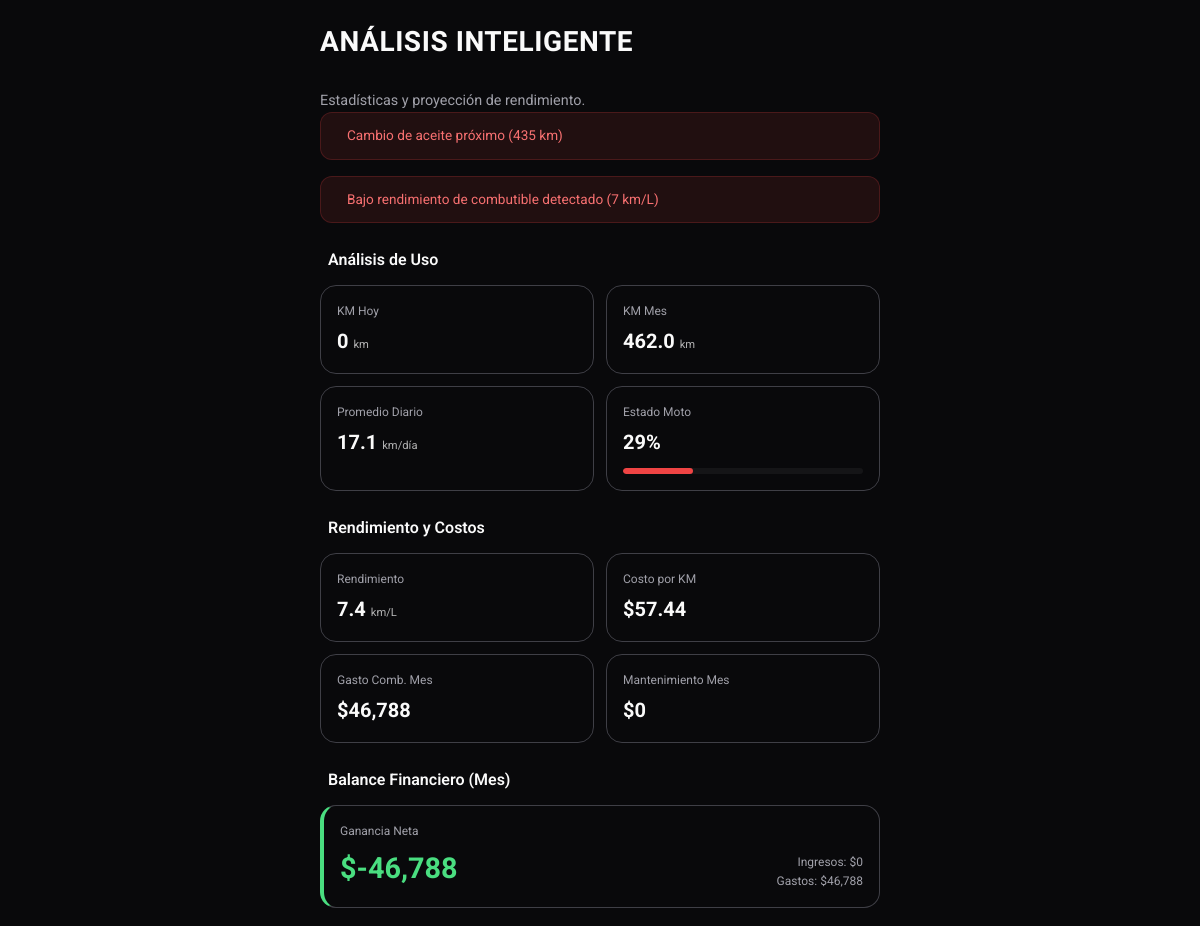
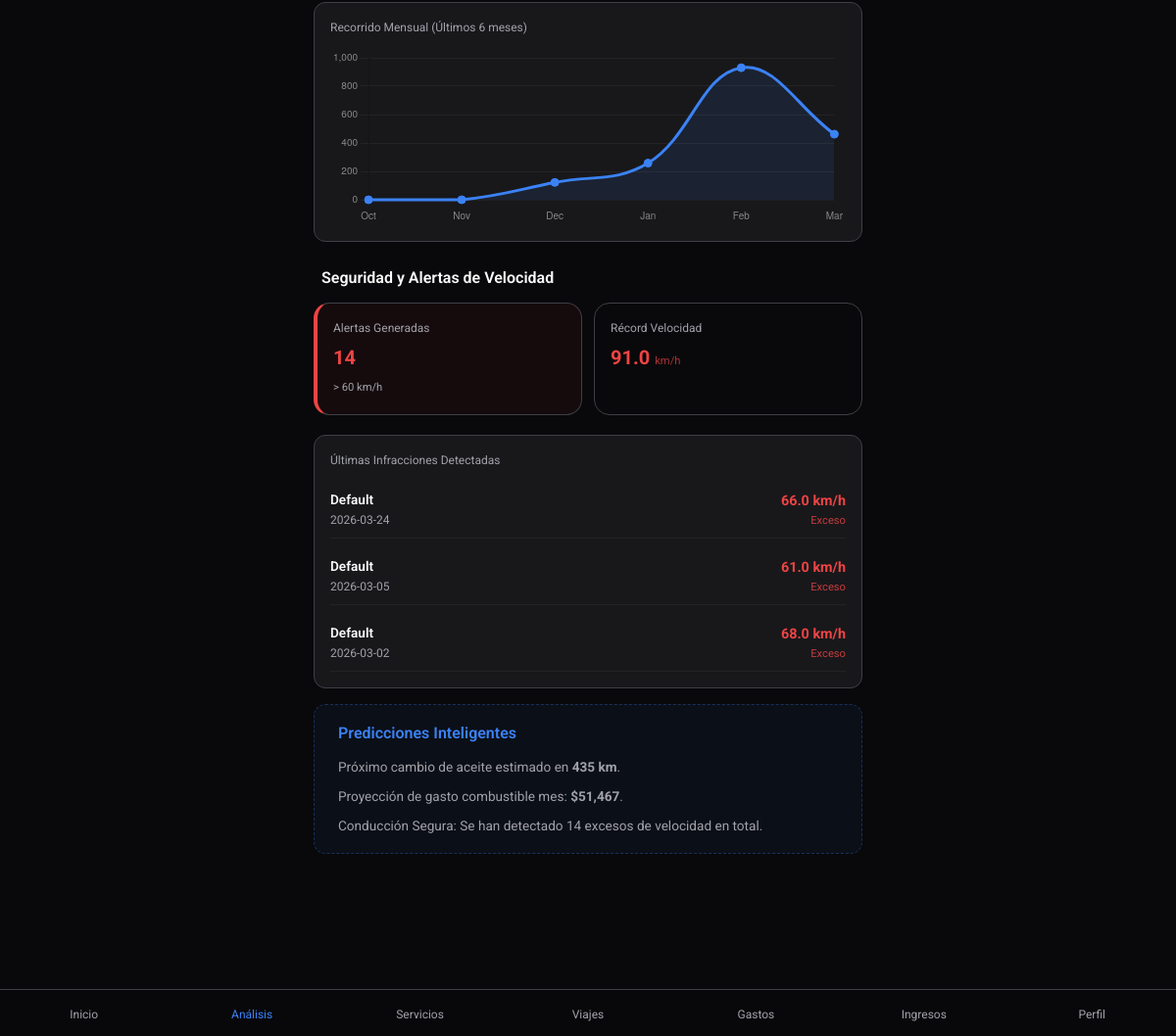
The app's page /analytics with its own data (2 pictures, top to bottom).
### tables this page shows
CREATE TABLE trips (
                id TEXT PRIMARY KEY,
                motorcycle_id TEXT NOT NULL,
                distance_km REAL NOT NULL,
                max_speed_kmh REAL DEFAULT 0.0,
                date TEXT NOT NULL,
                title TEXT,
                description TEXT,
                FOREIGN KEY (motorcycle_id) REFERENCES motorcycles (id)
            );

### app.py (the view)
    @app.route("/analytics", methods=["GET"])
    def analytics_view():
        from motorcycles.services import motorcycle_service
        from expenses.services import expense_service
        from maintenance.services import maintenance_service
        from trips.services import trip_service
        from incomes.services import income_service
        import calendar
        moto = motorcycle_service.get_all()[0] if motorcycle_service.get_all() else None
        if not moto:
            return redirect(url_for("index"))
        all_expenses = expense_service.get_by_motorcycle_id(moto.id)
        all_services = maintenance_service.get_by_motorcycle_id(moto.id)
        all_trips = trip_service.get_by_motorcycle_id(moto.id)
        all_incomes = income_service.get_by_motorcycle_id(moto.id)
        now = datetime.now()
        today_str = now.strftime("%Y-%m-%d")
        month_str = now.strftime("%Y-%m")
        trips_today = [t for t in all_trips if t.date == today_str]
        trips_month = [t for t in all_trips if t.date and t.date.startswith(month_str)]
        km_today = sum(t.distance_km for t in trips_today)
        km_month = sum(t.distance_km for t in trips_month)
        days_in_month = (now - now.replace(day=1)).days + 1
        avg_km_day = km_month / days_in_month if days_in_month > 0 else 0
        fuel_expenses = [e for e in all_expenses if e.category == "Combustible"]
        fuel_expenses.sort(key=lambda x: x.date, reverse=True)
        fuel_month = [e for e in fuel_expenses if e.date.startswith(month_str)]
        total_fuel_gallons = sum(e.liters for e in fuel_expenses)
        total_fuel_cost = sum(e.amount for e in fuel_expenses)
        yield_kml = 0
        cost_per_km_fuel = 0
        if fuel_expenses:
            last_fuel = fuel_expenses[0]
            dist_since_last_fuel = sum(
                t.distance_km for t in all_trips if t.date and t.date >= last_fuel.date
            )
            if last_fuel.liters > 0:
                yield_kml = dist_since_last_fuel / last_fuel.liters
            if dist_since_last_fuel > 0:
                cost_per_km_fuel = last_fuel.amount / dist_since_last_fuel
        total_dist = sum(t.distance_km for t in all_trips)
        total_maint_cost = sum(s.cost for s in all_services)
        maint_month = sum(s.cost for s in all_services if s.date.startswith(month_str))
        total_km_validated = moto.current_mileage if moto else 0
        interval = moto.oil_change_interval or 1500
        km_to_next_oil = max(0, interval - total_km_validated)
        status_pct = max(0, 100 - (total_km_validated / interval) * 100)
        income_month = sum(
            i["amount"] for i in all_incomes if i["date"].startswith(month_str)
        )
        expenses_month = sum(
            e.amount for e in all_expenses if e.date.startswith(month_str)
        )
        net_gain_month = income_month - expenses_month
        total_op_cost = sum(e.amount for e in all_expenses) + total_maint_cost
        total_cost_per_km = total_op_cost / total_dist if total_dist > 0 else 0
        alerts = []
        if km_to_next_oil < 500:
            alerts.append(
                {
                    "type": "warning",
                    "msg": f"Cambio de aceite próximo ({int(km_to_next_oil)} km)",
                }
            )
        if yield_kml and yield_kml > 130:
            alerts.append(
                {
                    "type": "warning",
                    "msg": "Rendimiento inusualmente alto o tanque vacío. Registre gasto de gasolina pronto.",
                }
            )
        elif yield_kml and yield_kml < 30:
            alerts.append(
                {
                    "type": "warning",
                    "msg": f"Bajo rendimiento de combutible detectado ({int(yield_kml)} km/L)",
                }
            )
        chart_km_labels = []
        chart_km_data = []
        for i in range(5, -1, -1):
            m_date = now - timedelta(days=i * 30)
            m_key = m_date.strftime("%Y-%m")
            m_name = calendar.month_name[m_date.month][:3]
            chart_km_labels.append(m_name)
            chart_km_data.append(
                sum(
                    t.distance_km
                    for t in all_trips
                    if t.date and t.date.startswith(m_key)
                )
            )
        speed_alerts_history = [t for t in all_trips if t.max_speed_kmh > 60]
        total_speed_alerts = len(speed_alerts_history)
        max_speed_record = max([t.max_speed_kmh for t in all_trips] + [0])
        recent_speed_alerts = sorted(
            speed_alerts_history, key=lambda x: x.date if x.date else "", reverse=True
        )[:3]
        return render_template(
            "analytics.html",
            moto=moto,
            km_today=round(km_today, 1),
            km_month=round(km_month, 1),
            avg_km_day=round(avg_km_day, 1),
            yield_kml=round(yield_kml, 1),
            cost_per_km=round(total_cost_per_km, 2),
            fuel_spend_month=round(sum(e.amount for e in fuel_month), 2),
            maint_spend_month=round(maint_month, 2),
            km_to_next_oil=int(km_to_next_oil),
            status_pct=int(status_pct),
            income_month=income_month,
            expenses_month=expenses_month,
            net_gain_month=net_gain_month,
            alerts=alerts,
            chart_km_labels=chart_km_labels,
            chart_km_data=chart_km_data,
            total_speed_alerts=total_speed_alerts,
            max_speed_record=max_speed_record,
            recent_speed_alerts=recent_speed_alerts,
        )

### templates/analytics.html (shortened to what this page needs)
{% extends "base.html" %}  {% block content %}
<header class="fade-in" style="animation-delay: 0.1s">
  <h1 class="page-title">Análisis Inteligente</h1>
  <p class="text-muted">Estadísticas y proyección de rendimiento.</p>
</header>
<section class="fade-in" style="animation-delay: 0.2s">
  {% if alerts %} {% for alert in alerts %}
  <div class="alert-banner">
    <span>{{ alert.msg }}</span>
  </div>
  {% endfor %} {% endif %}
  <div class="section-header">
    Análisis de Uso
  </div>
  <div class="analytics-grid">
    <div class="kpi-card">
      <span class="kpi-title">KM Hoy</span>
      <div class="kpi-value">
        {{ km_today }} <span class="kpi-unit">km</span>
      </div>
    </div>
    <div class="kpi-card">
      <span class="kpi-title">KM Mes</span>
      <div class="kpi-value">
        {{ km_month }} <span class="kpi-unit">km</span>
      </div>
    </div>
    <div class="kpi-card">
      <span class="kpi-title">Promedio Diario</span>
      <div class="kpi-value">
        {{ avg_km_day }} <span class="kpi-unit">km/día</span>
      </div>
    </div>
    <div class="kpi-card">
      <span class="kpi-title">Estado Moto</span>
      <div class="kpi-value">{{ status_pct }}%</div>
      <div class="progress-container">
        <div class="progress-bar" style="width: {{ status_pct }}%"></div>
      </div>
    </div>
  </div>
  <div class="section-header">
    Rendimiento y Costos
  </div>
  <div class="analytics-grid">
    <div class="kpi-card">
      <span class="kpi-title">Rendimiento</span>
      <div class="kpi-value">
        {{ yield_kml }} <span class="kpi-unit">km/L</span>
      </div>
    </div>
    <div class="kpi-card">
      <span class="kpi-title">Costo por KM</span>
      <div class="kpi-value">${{ cost_per_km }}</div>
    </div>
    <div class="kpi-card">
      <span class="kpi-title">Gasto Comb. Mes</span>
      <div class="kpi-value">${{ "{:,.0f}".format(fuel_spend_month) }}</div>
    </div>
    <div class="kpi-card">
      <span class="kpi-title">Mantenimiento Mes</span>
      <div class="kpi-value">${{ "{:,.0f}".format(maint_spend_month) }}</div>
    </div>
  </div>
  <div class="section-header">
    Balance Financiero (Mes)
  </div>
  <div
    class="kpi-card"
    style="margin-bottom: 20px; border-left: 4px solid #4ade80"
  >
    <div
      style="
        display: flex;
        justify-content: space-between;
        align-items: flex-end;
      "
    >
      <div>
        <span class="kpi-title">Ganancia Neta</span>
        <div class="kpi-value" style="font-size: 1.8rem; color: #4ade80">
          ${{ "{:,.0f}".format(net_gain_month) }}
        </div>
      </div>
      <div style="text-align: right">
        <div class="text-muted" style="font-size: 0.75rem">
          Ingresos: ${{ "{:,.0f}".format(income_month) }}
        </div>
        <div class="text-muted" style="font-size: 0.75rem">
          Gastos: ${{ "{:,.0f}".format(expenses_month) }}
        </div>
      </div>
    </div>
  </div>
  <div class="card" style="padding: 16px; margin-bottom: 24px">
    <span class="kpi-title" style="margin-bottom: 12px"
      >Recorrido Mensual (Últimos 6 meses)</span
    >
    <canvas id="kmHistoryChart" style="width: 100%; height: 180px"></canvas>
  </div>
  <div class="section-header">
    Seguridad y Alertas de Velocidad
  </div>
  <div class="analytics-grid">
    <div
      class="kpi-card"
      style="
        border-left: 4px solid #ef4444;
        background: rgba(239, 68, 68, 0.05);
      "
    >
      <span class="kpi-title">Alertas Generadas</span>
      <div class="kpi-value" style="color: #ef4444">
        {{ total_speed_alerts }}
      </div>
      <span class="text-muted" style="font-size: 0.7rem">> 60 km/h</span>
    </div>
    <div class="kpi-card">
      <span class="kpi-title">Récord Velocidad</span>
      <div class="kpi-value" style="color: var(--accent-orange)">
        {{ max_speed_record }} <span class="kpi-unit">km/h</span>
      </div>
    </div>
  </div>
  {% if recent_speed_alerts %}
  <div class="card mb-4" style="padding: 16px">
    <span class="kpi-title" style="margin-bottom: 12px"
      >Últimas Infracciones Detectadas</span
    >
    <div style="display: flex; flex-direction: column; gap: 10px">
      {% for alert in recent_speed_alerts %}
      <div
        style="
          display: flex;
          justify-content: space-between;
          padding: 8px 0;
          border-bottom: 1px solid rgba(255, 255, 255, 0.05);
        "
      >
        <div>
          <div style="font-size: 0.85rem; font-weight: 600">
            {{ alert.title }}
          </div>
          <div class="text-muted" style="font-size: 0.75rem">
            {{ alert.date }}
          </div>
        </div>
        <div style="text-align: right">
          <div style="color: #ef4444; font-weight: 700; font-size: 0.9rem">
            {{ alert.max_speed_kmh }} km/h
          </div>
          <div style="font-size: 0.7rem; color: #ef4444; opacity: 0.8">
            Exceso
          </div>
        </div>
      </div>
      {% endfor %}
    </div>
  </div>
  {% endif %}
  <div
    class="card"
    style="
      padding: 16px;
      background: rgba(59, 130, 246, 0.05);
      border: 1px dashed rgba(59, 130, 246, 0.3);
    "
  >
    <div
      style="
        display: flex;
        align-items: center;
        gap: 8px;
        margin-bottom: 12px;
        font-weight: 600;
        color: var(--accent-blue);
      "
    >
       Predicciones Inteligentes
    </div>
    <ul
      style="
        list-style: none;
        padding: 0;
        margin: 0;
        font-size: 0.85rem;
        color: var(--text-secondary);
      "
    >
      <li
        style="
          margin-bottom: 8px;
          display: flex;
          align-items: flex-start;
          gap: 8px;
        "
      >
        <span
          >Próximo cambio de aceite estimado en
          <strong>{{ km_to_next_oil }} km</strong>.</span
        >
      </li>
      <li
        style="
          margin-bottom: 8px;
          display: flex;
          align-items: flex-start;
          gap: 8px;
        "
      >
        <span
          >Proyección de gasto combustible mes:
          <strong>${{ "{:,.0f}".format(fuel_spend_month * 1.1) }}</strong
          >.</span
        >
      </li>
      <li style="display: flex; align-items: flex-start; gap: 8px">
        <span
          >Conducción Segura: Se han detectado {{ total_speed_alerts }} excesos
          de velocidad en total.</span
        >
      </li>
    </ul>
  </div>
</section>
<div style="height: 80px"></div>
<script>
  (function() {
    const ctx = document.getElementById('kmHistoryChart');
    if (!ctx) return;
    new Chart(ctx, {
      type: 'line',
      data: {
        labels: {{ chart_km_labels | safe }},
        datasets: [{
          label: 'Kilómetros',
          data: {{ chart_km_data | safe }},
          borderColor: '#3b82f6',
          backgroundColor: 'rgba(59, 130, 246, 0.1)',
          fill: true,
          tension: 0.4,
          pointRadius: 4,
          pointBackgroundColor: '#3b82f6'
        }]
      },
      options: {
        responsive: true,
        plugins: { legend: { display: false } },
        scales: {
          x: { grid: { display: false }, ticks: { color: '#888', font: { size: 10 } } },
          y: { grid: { color: 'rgba(255,255,255,0.05)' }, ticks: { color: '#888', font: { size: 10 } }, beginAtZero: true }
        }
      }
    });
  })();
</script>
{% endblock %}

### records on screen
trips: max_speed_kmh "91.0"
trips: title "Default", date "2026-03-24", max_speed_kmh "66.0"
trips: title "Default", date "2026-03-05", max_speed_kmh "61.0"
trips: title "Default", date "2026-03-02", max_speed_kmh "68.0"

### other values on screen
{{ alert.msg }} "Cambio de aceite próximo (435 km)" "Bajo rendimiento de combutible detectado (7 km/L)"
{{ km_today }} "0"
{{ km_month }} "462.0"
{{ avg_km_day }} "17.1"
{{ status_pct }} "29"
{{ yield_kml }} "7.4"
{{ cost_per_km }} "57.44"
{{ "{:,.0f}".format(fuel_spend_month) }} "46,788"
{{ "{:,.0f}".format(maint_spend_month) }} "0"
{{ "{:,.0f}".format(net_gain_month) }} "-46,788"
{{ "{:,.0f}".format(income_month) }} "0"
{{ "{:,.0f}".format(expenses_month) }} "46,788"
{{ total_speed_alerts }} "14"
{{ km_to_next_oil }} "435"
{{ "{:,.0f}".format(fuel_spend_month * 1.1) }} "51,467"
